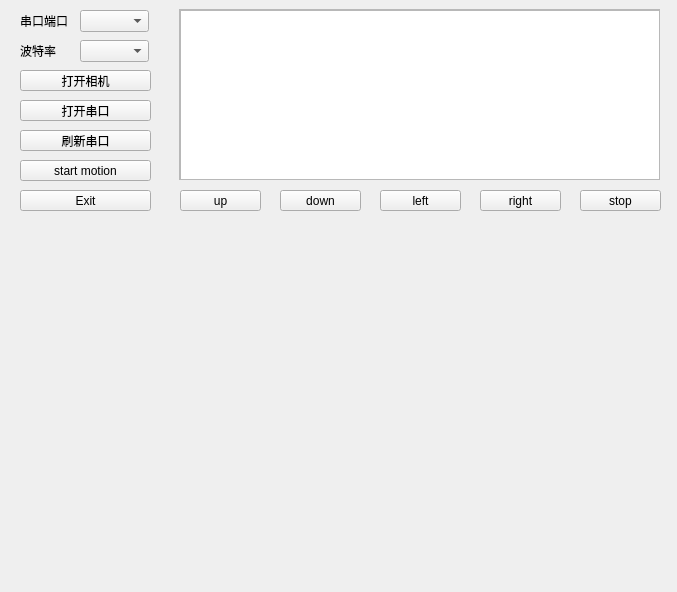
<?xml version="1.0" encoding="UTF-8"?>
<ui version="4.0">
 <class>Form</class>
 <widget class="QWidget" name="Form">
  <property name="geometry">
   <rect>
    <x>0</x>
    <y>0</y>
    <width>677</width>
    <height>592</height>
   </rect>
  </property>
  <property name="windowTitle">
   <string>Magnetic Drive Desktop</string>
  </property>
  <widget class="QPushButton" name="button_open_serial">
   <property name="geometry">
    <rect>
     <x>20</x>
     <y>100</y>
     <width>131</width>
     <height>21</height>
    </rect>
   </property>
   <property name="text">
    <string>打开串口</string>
   </property>
  </widget>
  <widget class="QPushButton" name="button_exit">
   <property name="geometry">
    <rect>
     <x>20</x>
     <y>190</y>
     <width>131</width>
     <height>21</height>
    </rect>
   </property>
   <property name="text">
    <string>Exit</string>
   </property>
  </widget>
  <widget class="QLabel" name="label_baud">
   <property name="geometry">
    <rect>
     <x>20</x>
     <y>40</y>
     <width>54</width>
     <height>21</height>
    </rect>
   </property>
   <property name="text">
    <string>波特率</string>
   </property>
  </widget>
  <widget class="QComboBox" name="comboBox_baud">
   <property name="geometry">
    <rect>
     <x>80</x>
     <y>40</y>
     <width>69</width>
     <height>22</height>
    </rect>
   </property>
  </widget>
  <widget class="QPushButton" name="button_refresh_serial">
   <property name="geometry">
    <rect>
     <x>20</x>
     <y>130</y>
     <width>131</width>
     <height>21</height>
    </rect>
   </property>
   <property name="text">
    <string>刷新串口</string>
   </property>
  </widget>
  <widget class="QPushButton" name="button_camera">
   <property name="geometry">
    <rect>
     <x>20</x>
     <y>70</y>
     <width>131</width>
     <height>21</height>
    </rect>
   </property>
   <property name="text">
    <string>打开相机</string>
   </property>
  </widget>
  <widget class="QLabel" name="label_port">
   <property name="geometry">
    <rect>
     <x>20</x>
     <y>10</y>
     <width>51</width>
     <height>21</height>
    </rect>
   </property>
   <property name="text">
    <string>串口端口</string>
   </property>
  </widget>
  <widget class="QComboBox" name="comboBox_port">
   <property name="geometry">
    <rect>
     <x>80</x>
     <y>10</y>
     <width>69</width>
     <height>22</height>
    </rect>
   </property>
  </widget>
  <widget class="QLabel" name="label_show_camera">
   <property name="geometry">
    <rect>
     <x>20</x>
     <y>220</y>
     <width>641</width>
     <height>361</height>
    </rect>
   </property>
   <property name="text">
    <string/>
   </property>
  </widget>
  <widget class="QScrollArea" name="scrollArea">
   <property name="geometry">
    <rect>
     <x>179</x>
     <y>9</y>
     <width>481</width>
     <height>171</height>
    </rect>
   </property>
   <property name="widgetResizable">
    <bool>true</bool>
   </property>
   <widget class="QWidget" name="scrollAreaWidgetContents">
    <property name="geometry">
     <rect>
      <x>0</x>
      <y>0</y>
      <width>479</width>
      <height>169</height>
     </rect>
    </property>
    <widget class="QTextEdit" name="textEdit">
     <property name="geometry">
      <rect>
       <x>0</x>
       <y>0</y>
       <width>481</width>
       <height>171</height>
      </rect>
     </property>
    </widget>
   </widget>
  </widget>
  <widget class="QPushButton" name="button_up">
   <property name="geometry">
    <rect>
     <x>180</x>
     <y>190</y>
     <width>81</width>
     <height>21</height>
    </rect>
   </property>
   <property name="text">
    <string>up</string>
   </property>
  </widget>
  <widget class="QPushButton" name="button_motion">
   <property name="geometry">
    <rect>
     <x>20</x>
     <y>160</y>
     <width>131</width>
     <height>21</height>
    </rect>
   </property>
   <property name="text">
    <string>start motion</string>
   </property>
  </widget>
  <widget class="QPushButton" name="button_down">
   <property name="geometry">
    <rect>
     <x>280</x>
     <y>190</y>
     <width>81</width>
     <height>21</height>
    </rect>
   </property>
   <property name="text">
    <string>down</string>
   </property>
  </widget>
  <widget class="QPushButton" name="button_left">
   <property name="geometry">
    <rect>
     <x>380</x>
     <y>190</y>
     <width>81</width>
     <height>21</height>
    </rect>
   </property>
   <property name="text">
    <string>left</string>
   </property>
  </widget>
  <widget class="QPushButton" name="button_right">
   <property name="geometry">
    <rect>
     <x>480</x>
     <y>190</y>
     <width>81</width>
     <height>21</height>
    </rect>
   </property>
   <property name="text">
    <string>right</string>
   </property>
  </widget>
  <widget class="QPushButton" name="button_stop">
   <property name="geometry">
    <rect>
     <x>580</x>
     <y>190</y>
     <width>81</width>
     <height>21</height>
    </rect>
   </property>
   <property name="text">
    <string>stop</string>
   </property>
  </widget>
 </widget>
 <resources/>
 <connections/>
</ui>
